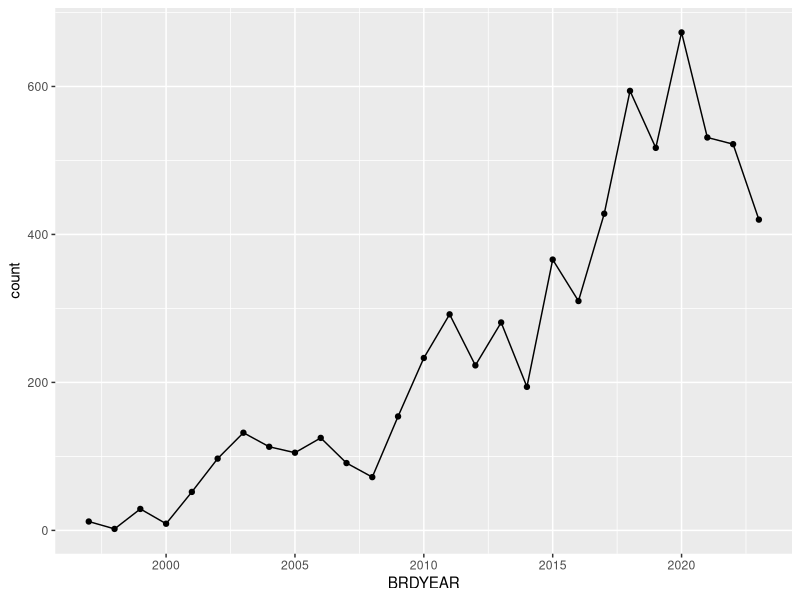
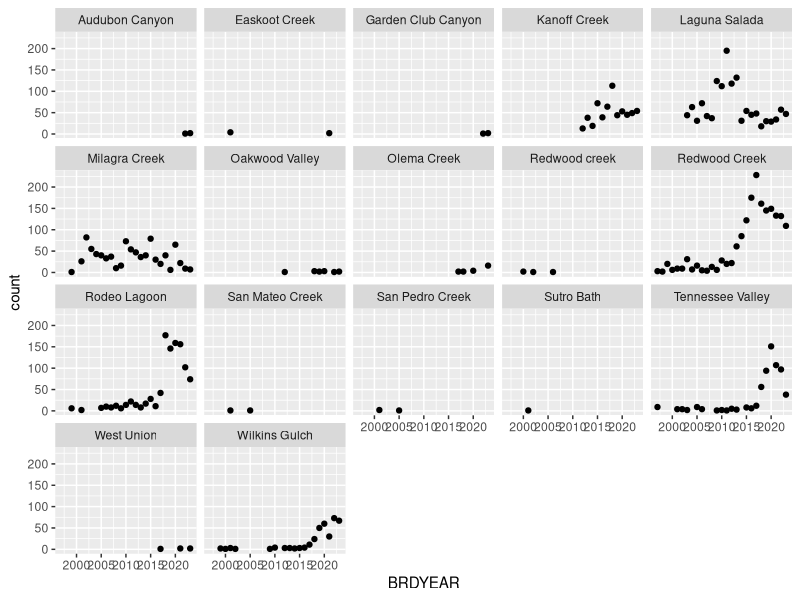

The R script that drew these images, in order:
library(tidyverse)
raw_data <- read_csv("CRLF_EGG_RAWDATA.csv")
raw_data
#checking type of each column
str(raw_data,na.rm = TRUE)

#many ints in Survey_MONTH are empty but the values in Date look to be full. need to get month from Date

#maybe we should have survey length, width, water depth, etc as 1 standardized value for each pond per breeding year? Not sure how we want to do that

new_egg <-raw_data[raw_data$OldMass=="FALSE",]
new_egg
egg_count_by_year <- new_egg|>
  select(BRDYEAR, OldMass)|>
  group_by(BRDYEAR)|>
  summarize(count=n())
egg_count_by_year

library(ggplot2)
ggplot(data = egg_count_by_year,aes(x=BRDYEAR,y=count))+geom_point()+geom_line()

egg_count_by_site <-new_egg|>
  select(Watershed,BRDYEAR,OldMass)|>
  group_by(Watershed,BRDYEAR)|>
  summarize(count=n())
site_graph <- ggplot(egg_count_by_site,aes(x=BRDYEAR,y=count))+geom_point()
site_graph+facet_wrap(~Watershed)
